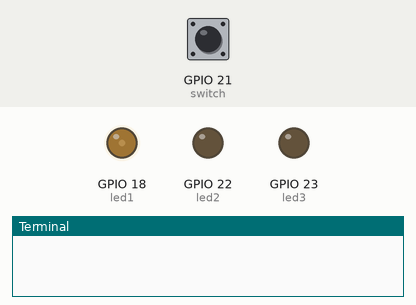
The program below on a simulated Raspberry Pi (BCM pin numbers). Parts: output pins drawn as LEDs (lit = HIGH), the last lines printed to the terminal. Inputs (shaded band) come from the test bench; at power-on: GPIO 21 (switch) HIGH. At 1.3 s the program stops and its outputs stay as they are.

Above: at 0.21 s.
At 1.26 s:
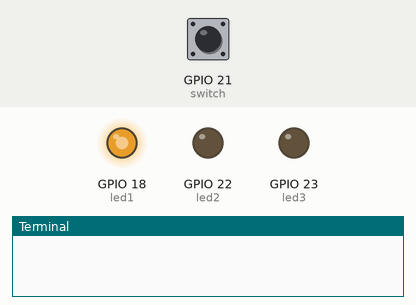
1.3 s: GPIO 21 (switch) pulled LOW for 0.15 s
At 2.5 s:
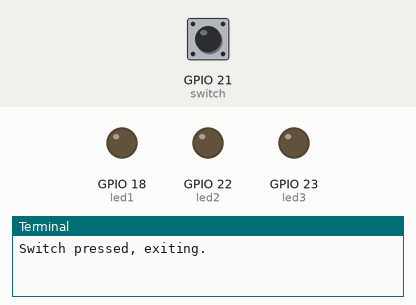
Timing chart, 0 to 2.8 s (numbered marks = the images above; inputs shaded):
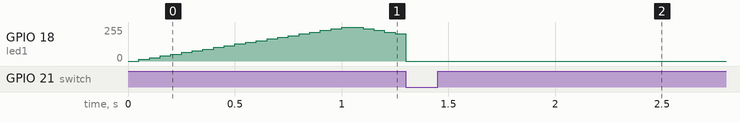

The program:

pwm_callback.py
```python
import sys
import time
import RPi.GPIO as GPIO


# Callback called when switch is pressed.
def switch_callback(channel):
    print('Switch pressed, exiting.')
    GPIO.cleanup()
    sys.exit(0)


led1 = 18  # Red
led2 = 22  # Green
led3 = 23  # Yellow
switch = 21

GPIO.setmode(GPIO.BCM)
GPIO.setup(led1, GPIO.OUT)
GPIO.setup(led2, GPIO.OUT)
GPIO.setup(led3, GPIO.OUT)
GPIO.setup(switch, GPIO.IN)

GPIO.add_event_detect(switch, GPIO.FALLING, callback=switch_callback)

while True:
    for pin in [led1, led2, led3]:
        p = GPIO.PWM(pin, 50)
        p.start(0)
        for dc in range(0, 101, 5):
            p.ChangeDutyCycle(dc)
            time.sleep(0.05)
        for dc in range(100, -1, -5):
            p.ChangeDutyCycle(dc)
            time.sleep(0.05)
```

Measured:
- after the input at 1.3 s, GPIO 22 (led2): stays LOW (without the input it goes to HIGH after 0.85 s)
